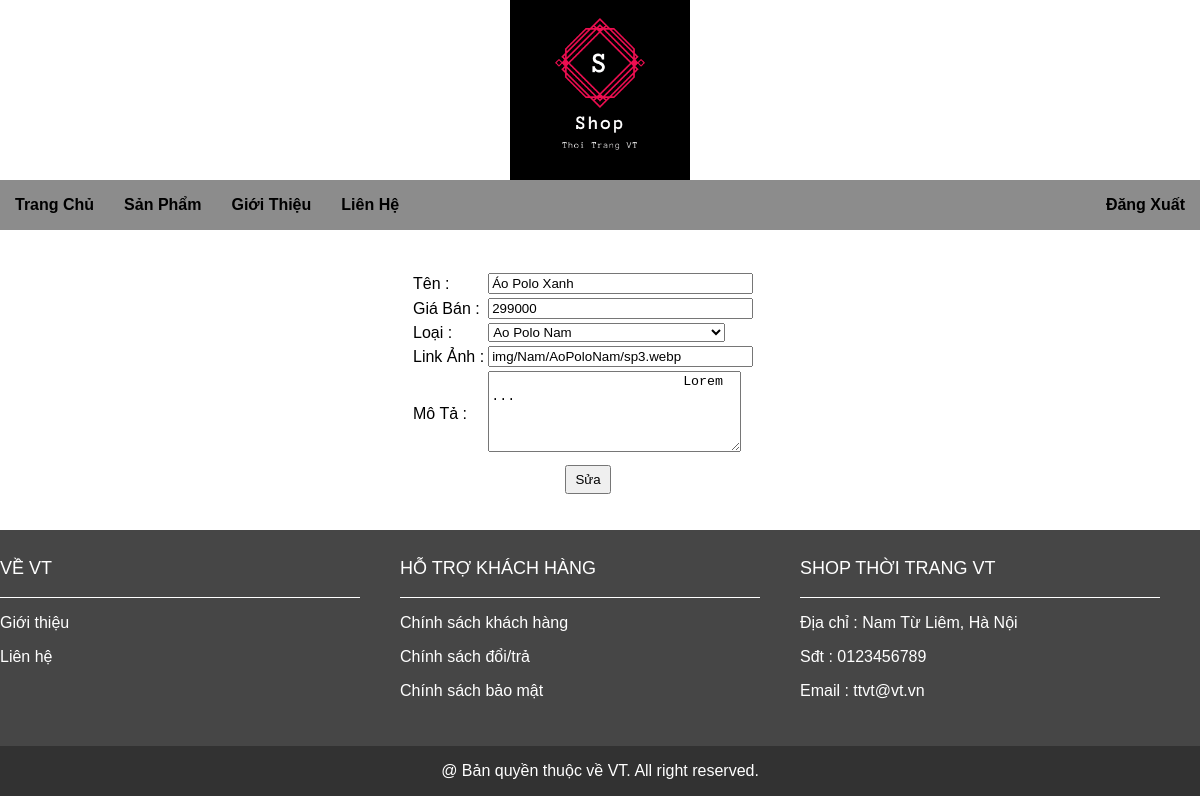
/admin/index.php?mod=product&act=edit&id=3 (signed in), run on the app's committed database.
### tables this page shows
CREATE TABLE `sanpham` (
  `ID` int(10) NOT NULL,
  `TenSanPham` varchar(100) NOT NULL,
  `GiaBan` double NOT NULL,
  `ID_Nhom` int(10) NOT NULL,
  `LinkAnh` text NOT NULL,
  `MoTa` text NOT NULL
);

### admin/modules/product/edit.php (the view, shortened to what this page needs)
<?php
$id = $_GET['id'];
$str1 = "SELECT * FROM sanpham WHERE ID=$id";
$result1 = mysqli_query($conn, $str1);
$rows1 = mysqli_fetch_array($result1);
?>
<div class="editSanPham dangNhap">
    <form action="index.php?mod=product&act=xl_edit" method="POST">
        <table>
            <tr>
                <td>Tên : </td>
                <td>
                    <input type="text" name="name" size="30" value="<?php echo $rows1['TenSanPham']; ?>" />
                </td>
            </tr>
            <tr>
                <td>Giá Bán : </td>
                <td>
                    <input type="text" name="price" size="30" value="<?php echo $rows1['GiaBan']; ?>" />
                </td>
            </tr>
            <?php
                $str = "SELECT * FROM nhomsanpham";
                $result = mysqli_query($conn, $str);
            ?>
            <tr>
                <td>Loại : </td>
                <td>
                    <select name="id_group" id="se">
                    <?php
                        while ($rows = mysqli_fetch_array($result)) {
                    ?>
                    <option value="<?php echo $rows['ID']; ?>">
                        <?php echo $rows['NhomSanPham']; ?>
                    </option>
                    <?php
                        }
                    ?>
                    </select>
                </td>
            </tr>
            <tr>
                <td>Link Ảnh : </td>
                <td>
                    <input type="text" name="photo" size="30" value="<?php echo $rows1['LinkAnh']; ?>" />
                </td>
            </tr>
            <tr>
                <td>Mô Tả : </td>
                <td>
                    <textarea name="detail" rows="5" cols="29">
                        <?php echo $rows1['MoTa']; ?>
                    </textarea>
                </td>
            </tr>
            <tr>
                <td colspan="2" class="sb">
                    <input type="submit" value="Sửa" />
                </td>
            </tr>
        </table>
    </form>
</div>

### style.css (style rules this page uses)
body { margin: 0; padding: 0; font-family: Arial, Helvetica, sans-serif; }
.dangNhap { width: 1200px; height: 240px; }
.editSanPham { width: 1200px; height: 300px; }
.dangNhap > form { width: 380px; margin: 40px auto; }
.dangNhap > form > table .sb { text-align: center; }
.dangNhap > form > table .sb input { padding: 5px 8px; margin: 5px 5px 5px 15px; }

### admin/modules/product/edit.php (style rules this page uses)
#se { width: 237px; }

### data on the page
sanpham: name "Áo Polo Xanh", price "299000", photo "img/Nam/AoPoloNam/sp3.webp", detail "Lorem ..."

### other printed values
form field id_group "Ao Polo Nam"
